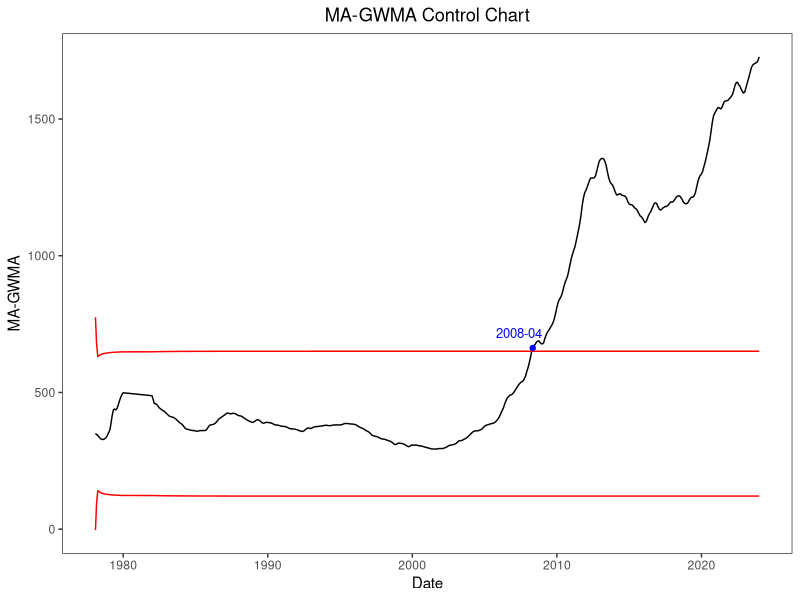

The R script that drew this image:
library(readr)
library(ggplot2)

Golden <- read_csv("price.csv")
price <- Golden$price
Date <- as.Date(Golden$Date)

x <- price
mu <- mean(x[1:337])
sigma <- sd(x)
n <- length(x)

q=0.8
alpha=0.5
window=3
L=3.626

wt=vj=c()
for(i in 1:n){ wt[i] = q^((i-1)^alpha)-q^(i^alpha) }
for(j in 1:n){
  if(j >= window){
    vj[j] = sum(wt[1:j]*wt[1:j])*(sigma^2) / window
  }
  else{
    vj[j] = sum(wt[1:j]*wt[1:j])*(sigma^2) / j 
  }
}

ma_gwma=ucl=lcl=y=c()
for(j in 1:n){
  zsum = sum(wt[1:j]*x[j:1]) + mu*(q^(j^alpha))
  y = c(y, zsum)
  if(j < window){
    ma = mean(y[1:j])
  }
  else{
    ma = mean(y[(j-window+1):j])
  }
  ma_gwma[j]=ma
  ucl[j]=mu+L*sqrt(vj[j])
  lcl[j]=mu-L*sqrt(vj[j])
}

exceed_indices <- which(ma_gwma > ucl)[1]
print(exceed_indices)

ma_gwma_df <- data.frame(Date = Date, MA_GWMA = ma_gwma, UCL = ucl, LCL = lcl)

ggplot(ma_gwma_df, aes(x = Date)) +
  geom_line(aes(y = MA_GWMA), color = "black") +
  geom_line(aes(y = UCL), color = "red", linetype = "solid") +
  geom_line(aes(y = LCL), color = "red", linetype = "solid") +
  labs(x = "Date", y = "MA-GWMA", title = "MA-GWMA Control Chart") +
  theme_bw() + 
  theme(panel.grid=element_blank()) +
  theme(plot.title = element_text(hjust = 0.5)) +
  geom_point(data = ma_gwma_df[exceed_indices, ], aes(x = Date, y = MA_GWMA), color = "blue", size = 1.5) +
  geom_text(data = ma_gwma_df[exceed_indices, ], aes(x = Date, y = MA_GWMA, label = format(Date, "%Y-%m")), vjust = -1,hjust=0.8, color = "blue",size=3.3)
